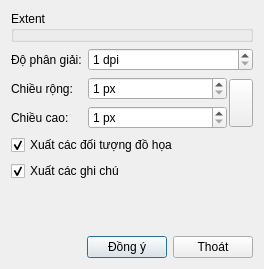
<ui version="4.0">
 <class>QgsMapSaveDialog</class>
 <widget class="QDialog" name="QgsMapSaveDialog">
  <property name="geometry">
   <rect>
    <x>0</x>
    <y>0</y>
    <width>264</width>
    <height>269</height>
   </rect>
  </property>
  <property name="windowTitle">
   <string>Xuất Pdf</string>
  </property>
  <layout class="QGridLayout" name="gridLayout_3">
   <item row="0" column="0">
    <layout class="QGridLayout" name="gridLayout">
     <item row="0" column="0" colspan="2">
      <widget class="QgsExtentGroupBox" name="mExtentGroupBox">
       <property name="title">
        <string>Extent</string>
       </property>
      </widget>
     </item>
     <item row="3" column="0">
      <widget class="QLabel" name="label_4">
       <property name="text">
        <string>Chiều cao:</string>
       </property>
      </widget>
     </item>
     <item row="5" column="0" colspan="2">
      <widget class="QCheckBox" name="mDrawAnnotations">
       <property name="text">
        <string>Xuất các ghi chú</string>
       </property>
       <property name="checked">
        <bool>true</bool>
       </property>
      </widget>
     </item>
     <item row="1" column="0">
      <widget class="QLabel" name="label_2">
       <property name="text">
        <string>Độ phân giải:</string>
       </property>
      </widget>
     </item>
     <item row="2" column="0">
      <widget class="QLabel" name="label_3">
       <property name="text">
        <string>Chiều rộng:</string>
       </property>
      </widget>
     </item>
     <item row="4" column="0" colspan="2">
      <widget class="QCheckBox" name="mDrawDecorations">
       <property name="text">
        <string>Xuất các đối tượng đồ họa</string>
       </property>
       <property name="checked">
        <bool>true</bool>
       </property>
      </widget>
     </item>
     <item row="1" column="1">
      <widget class="QgsSpinBox" name="mResolutionSpinBox">
       <property name="suffix">
        <string> dpi</string>
       </property>
       <property name="prefix">
        <string/>
       </property>
       <property name="minimum">
        <number>1</number>
       </property>
       <property name="maximum">
        <number>3000</number>
       </property>
       <property name="showClearButton" stdset="0">
        <bool>false</bool>
       </property>
      </widget>
     </item>
     <item row="2" column="1" rowspan="2">
      <layout class="QGridLayout" name="gridLayout_4">
       <property name="horizontalSpacing">
        <number>0</number>
       </property>
       <property name="verticalSpacing">
        <number>6</number>
       </property>
       <item row="0" column="0">
        <widget class="QgsSpinBox" name="mOutputWidthSpinBox">
         <property name="sizePolicy">
          <sizepolicy hsizetype="Expanding" vsizetype="Fixed">
           <horstretch>0</horstretch>
           <verstretch>0</verstretch>
          </sizepolicy>
         </property>
         <property name="suffix">
          <string> px</string>
         </property>
         <property name="prefix">
          <string/>
         </property>
         <property name="minimum">
          <number>1</number>
         </property>
         <property name="maximum">
          <number>99999</number>
         </property>
         <property name="showClearButton" stdset="0">
          <bool>false</bool>
         </property>
        </widget>
       </item>
       <item row="0" column="1" rowspan="2">
        <layout class="QHBoxLayout" name="gridLayout_2">
         <property name="leftMargin">
          <number>2</number>
         </property>
         <property name="topMargin">
          <number>2</number>
         </property>
         <property name="rightMargin">
          <number>0</number>
         </property>
         <property name="bottomMargin">
          <number>2</number>
         </property>
         <item>
          <widget class="QgsRatioLockButton" name="mLockAspectRatio">
           <property name="sizePolicy">
            <sizepolicy hsizetype="Fixed" vsizetype="Expanding">
             <horstretch>0</horstretch>
             <verstretch>0</verstretch>
            </sizepolicy>
           </property>
           <property name="toolTip">
            <string>Lock aspect ratio (including while drawing extent onto canvas)</string>
           </property>
           <property name="leftMargin" stdset="0">
            <number>13</number>
           </property>
          </widget>
         </item>
        </layout>
       </item>
       <item row="1" column="0">
        <widget class="QgsSpinBox" name="mOutputHeightSpinBox">
         <property name="suffix">
          <string> px</string>
         </property>
         <property name="prefix">
          <string/>
         </property>
         <property name="minimum">
          <number>1</number>
         </property>
         <property name="maximum">
          <number>99999</number>
         </property>
         <property name="showClearButton" stdset="0">
          <bool>false</bool>
         </property>
        </widget>
       </item>
      </layout>
     </item>
    </layout>
   </item>
   <item row="1" column="0">
    <spacer name="verticalSpacer">
     <property name="orientation">
      <enum>Qt::Vertical</enum>
     </property>
     <property name="sizeHint" stdset="0">
      <size>
       <width>20</width>
       <height>40</height>
      </size>
     </property>
    </spacer>
   </item>
   <item row="2" column="0">
    <layout class="QHBoxLayout" name="horizontalLayout">
     <item>
      <spacer name="horizontalSpacer">
       <property name="orientation">
        <enum>Qt::Horizontal</enum>
       </property>
       <property name="sizeHint" stdset="0">
        <size>
         <width>40</width>
         <height>20</height>
        </size>
       </property>
      </spacer>
     </item>
     <item>
      <widget class="QPushButton" name="okBtn">
       <property name="text">
        <string>Đồng ý</string>
       </property>
      </widget>
     </item>
     <item>
      <widget class="QPushButton" name="cancelBtn">
       <property name="text">
        <string>Thoát</string>
       </property>
      </widget>
     </item>
    </layout>
   </item>
  </layout>
 </widget>
 <customwidgets>
  <customwidget>
   <class>QgsCollapsibleGroupBox</class>
   <extends>QGroupBox</extends>
   <header>qgscollapsiblegroupbox.h</header>
   <container>1</container>
  </customwidget>
  <customwidget>
   <class>QgsSpinBox</class>
   <extends>QSpinBox</extends>
   <header>qgsspinbox.h</header>
  </customwidget>
  <customwidget>
   <class>QgsExtentGroupBox</class>
   <extends>QgsCollapsibleGroupBox</extends>
   <header>qgsextentgroupbox.h</header>
   <container>1</container>
  </customwidget>
  <customwidget>
   <class>QgsRatioLockButton</class>
   <extends>QToolButton</extends>
   <header>qgsratiolockbutton.h</header>
   <container>1</container>
  </customwidget>
 </customwidgets>
 <tabstops>
  <tabstop>mExtentGroupBox</tabstop>
  <tabstop>mDrawAnnotations</tabstop>
  <tabstop>mDrawDecorations</tabstop>
 </tabstops>
 <resources/>
 <connections/>
</ui>
